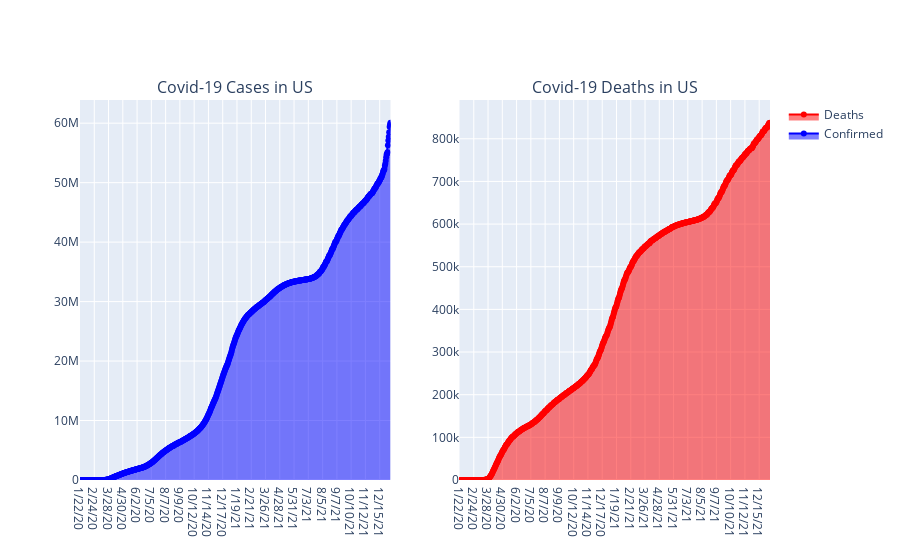

Source (notebook cell):
### Code cell
fig = plotly.subplots.make_subplots(rows=1, cols=2,subplot_titles=("Covid-19 Cases in US","Covid-19 Deaths in US"))

fig.add_trace(go.Scatter(x=USA.Date, y=USA.Confirmed,
                         line=dict(color='blue', width=2), mode = 'lines+markers',
                        name = 'Confirmed',fill='tozeroy'),row=1,col=1)
fig.add_trace(go.Scatter(x=USA.Date, y=USA.Deaths,
                         line=dict(color='red', width=2), mode = 'lines+markers',
                        name = 'Deaths',fill='tonexty'),row=1,col=2)

### Figure 1 — Plotly figure (JSON) as saved in the notebook; plotly's stock layout.template omitted (floating-point values rounded to 4 significant figures; data arrays with more than 128 entries replaced by an {"elided": "..."} marker saying what was removed)
{"data": [{"fill": "tozeroy", "line": {"color": "blue", "width": 2}, "mode": "lines+markers", "name": "Confirmed", "type": "scatter", "x": {"elided": "719 str values"}, "xaxis": "x", "y": {"elided": "719 int values"}, "yaxis": "y"}, {"fill": "tonexty", "line": {"color": "red", "width": 2}, "mode": "lines+markers", "name": "Deaths", "type": "scatter", "x": {"elided": "719 str values"}, "xaxis": "x2", "y": {"elided": "719 int values"}, "yaxis": "y2"}], "layout": {"annotations": [{"font": {"size": 16}, "showarrow": false, "text": "Covid-19 Cases in US", "x": 0.225, "xanchor": "center", "xref": "paper", "y": 1, "yanchor": "bottom", "yref": "paper"}, {"font": {"size": 16}, "showarrow": false, "text": "Covid-19 Deaths in US", "x": 0.775, "xanchor": "center", "xref": "paper", "y": 1, "yanchor": "bottom", "yref": "paper"}], "xaxis": {"anchor": "y", "domain": [0, 0.45]}, "xaxis2": {"anchor": "y2", "domain": [0.55, 1]}, "yaxis": {"anchor": "x", "domain": [0, 1]}, "yaxis2": {"anchor": "x2", "domain": [0, 1]}}}
